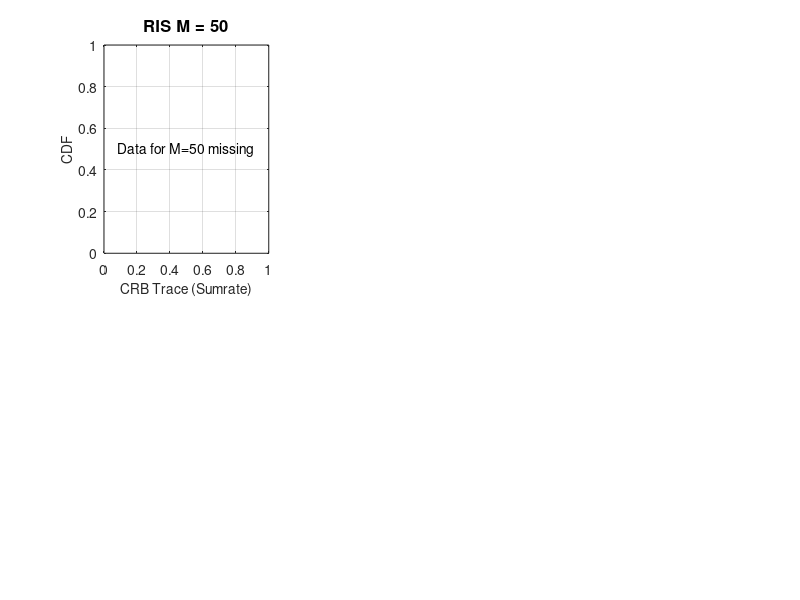

This chart was generated by the following MATLAB code: (Note: this script raises an error after producing the figure.)
%% plot_crb_cdf_multi.m
% Generates combined CDF vs CRB graphs for all RIS sizes (M).

clc; close all;

M_list = [50, 100, 200, 300, 400];
algos = {'TD3', 'PPO', 'DDPG'};
algo_colors = [0.2 0.5 0.9;   % TD3  – blue
               0.9 0.3 0.2;   % PPO  – red
               0.2 0.75 0.3]; % DDPG – green

h_fig = figure('Name', 'Multi-M CRB CDF Comparison', 'Position', [50 50 1400 800]);

for i = 1:length(M_list)
    M = M_list(i);
    data_path = sprintf('./results/ris_M%d/crb_eval_data.mat', M);
    
    subplot(2, 3, i);
    hold on;
    
    if exist(data_path, 'file')
        load(data_path);
        for a = 1:3
            algo_name = algos{a};
            crb_values = crb_eval_data.(algo_name);
            crb_values(crb_values > 10) = 10; % Cap for visibility
            
            [f, x] = ecdf(crb_values);
            plot(x, f, 'LineWidth', 2.5, 'Color', algo_colors(a,:));
        end
    else
        text(0.5, 0.5, sprintf('Data for M=%d missing', M), 'HorizontalAlignment', 'center');
    end
    
    hold off;
    grid on; box on;
    xlabel('CRB Trace (Sumrate)', 'FontSize', 10);
    ylabel('CDF', 'FontSize', 10);
    title(sprintf('RIS M = %d', M), 'FontSize', 12, 'FontWeight', 'bold');
    if i == 1
        legend(algos, 'Location', 'southeast', 'FontSize', 8);
    end
end

sgtitle('CRB Performance CDF for Different RIS Sizes', 'FontSize', 16, 'FontWeight', 'bold');

saveas(h_fig, 'crb_cdf_multi_premium.png');
fprintf('Multi-M CDF plot saved as crb_cdf_multi_premium.png\n');
